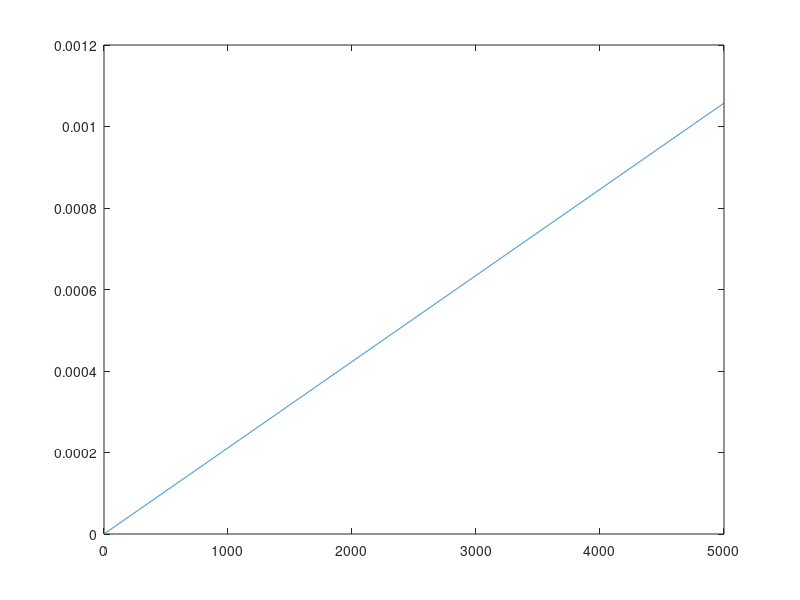

This figure's MATLAB source:
A = load("pAl_r(A)_E(eV).txt");
for i = 1:5000
B(i,1) = A(i,1) - (i)*(max(A(:,1)) - min(A(:,1)))/5000 - 1;
endfor

plot(B)